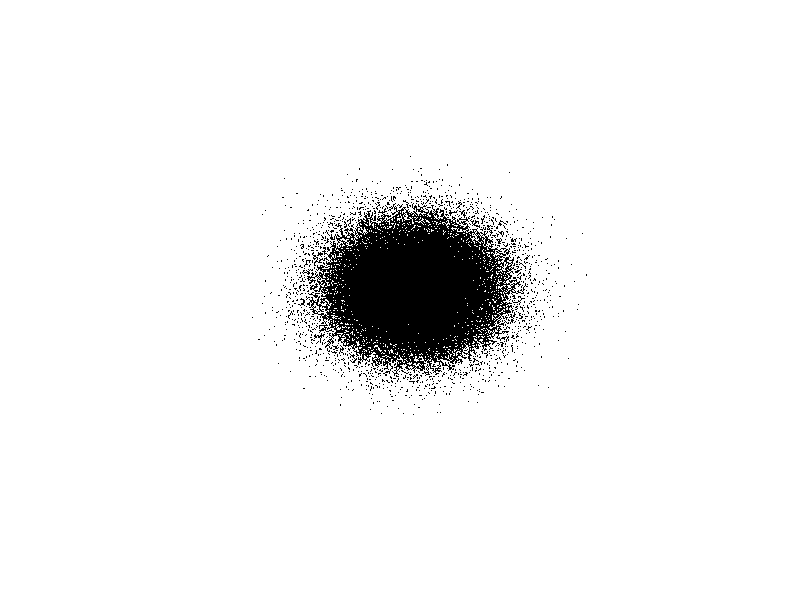
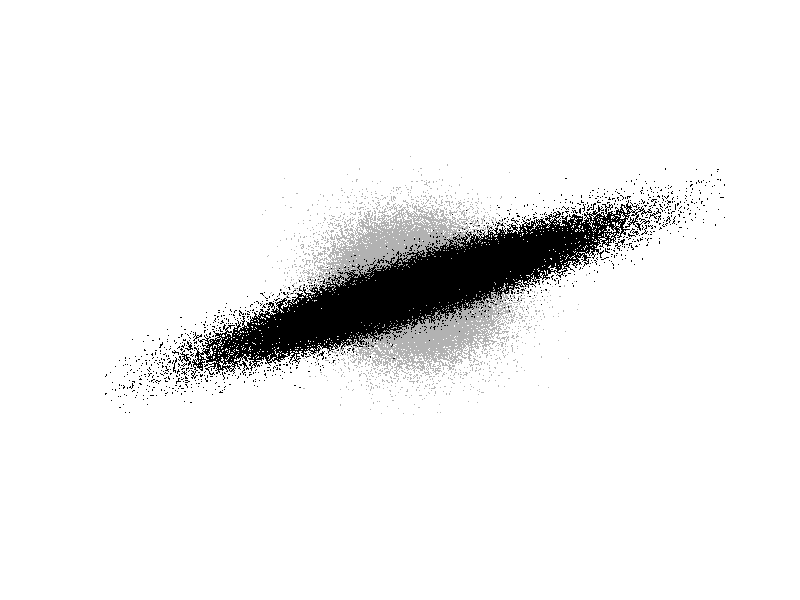
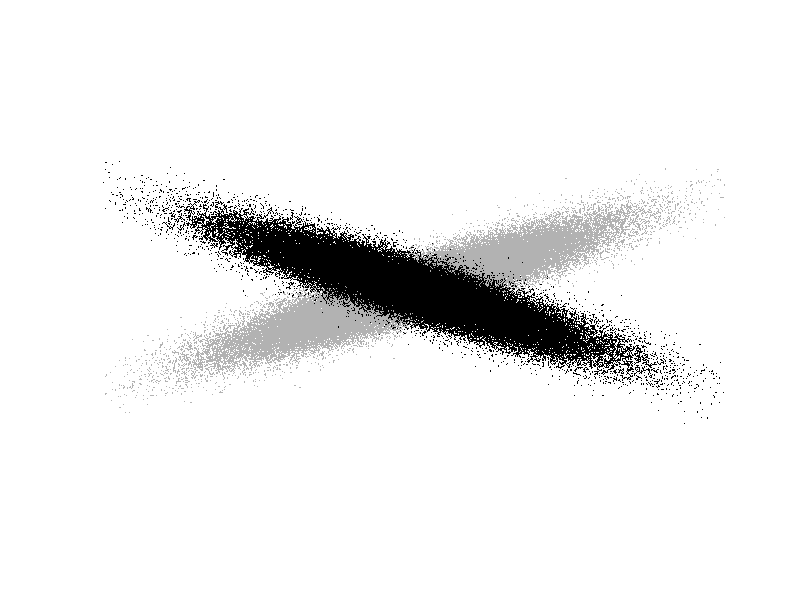
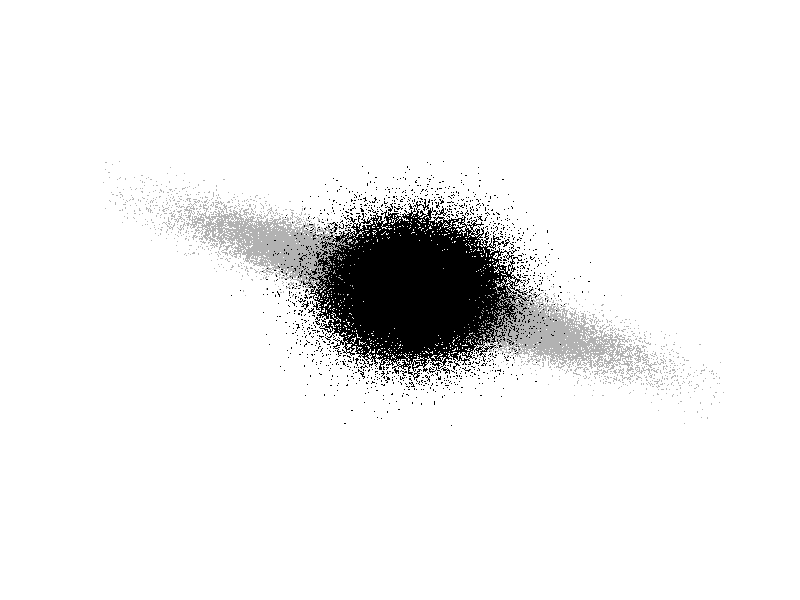

Reproduce these figures in MATLAB, in order.
%% Make some sample phase space plots
%
% Dave Reens, 5/8/19, for thesis

gc = .7;
figs = [];
ms = 1;

%% initial
figs(end+1) = figure('Position',[0 300 300 300]);
N = 1e5;
x = randn(N,1);
v = randn(N,1);
plot(x,v,'k.','MarkerSize',ms)
L = 8;
xlim([-L L])
ylim([-L L])


%% free flight
figs(end+1) = figure('Position',[300 300 300 300]);
t = 2;
plot(x,v,'k.','MarkerSize',ms,'Color',ones(1,3)*gc)
hold on
plot(x+v*t,v,'k.','MarkerSize',ms)
xlim([-L L])
ylim([-L L])


%% hexapole action
figs(end+1) = figure('Position',[0 0 300 300]);
plot(x+v*t,v,'k.','MarkerSize',ms,'Color',ones(1,3)*gc)
hold on

th = .25*pi;

% do a rotation. first go polar.
xx = x+v*t;
a = atan2(v,xx);
r = sqrt(v.^2+xx.^2);
a = a - th;
xxx = r.*cos(a);
vv = r.*sin(a);

plot(xxx,vv,'k.','MarkerSize',ms)
xlim([-L L])
ylim([-L L])

% show the circle.
% th = linspace(0,2*pi,100);
% hold on
% plot(L*.9*cos(th),L*.9*sin(th),'k-')

%% free flight again
figs(end+1) = figure('Position',[300 0 300 300]);
plot(xxx,vv,'k.','MarkerSize',ms,'Color',ones(1,3)*gc)
hold on

t=2;
plot(xxx+vv*t,vv,'k.','MarkerSize',ms)
xlim([-L L])
ylim([-L L])

%% velocity compression
figs(end+1) = figure('Position',[600 300 300 300]);
plot(x,v,'k.','MarkerSize',ms,'Color',ones(1,3)*gc)
hold on
plot(x*2,v/2,'k.','MarkerSize',ms)
xlim([-L L])
ylim([-L L])

%% spatial compression
figs(end+1) = figure('Position',[600 0 300 300]);
plot(x,v,'k.','MarkerSize',ms,'Color',ones(1,3)*gc)
hold on
plot(x/2,v*2,'k.','MarkerSize',ms)
xlim([-L L])
ylim([-L L])

%% Print everything out
for i=1:length(figs)
    a = get(figs(i),'Children');
    set(a,'Visible','off');
    print(figs(i),['PSM' num2str(i)],'-dpng','-r300')
end
